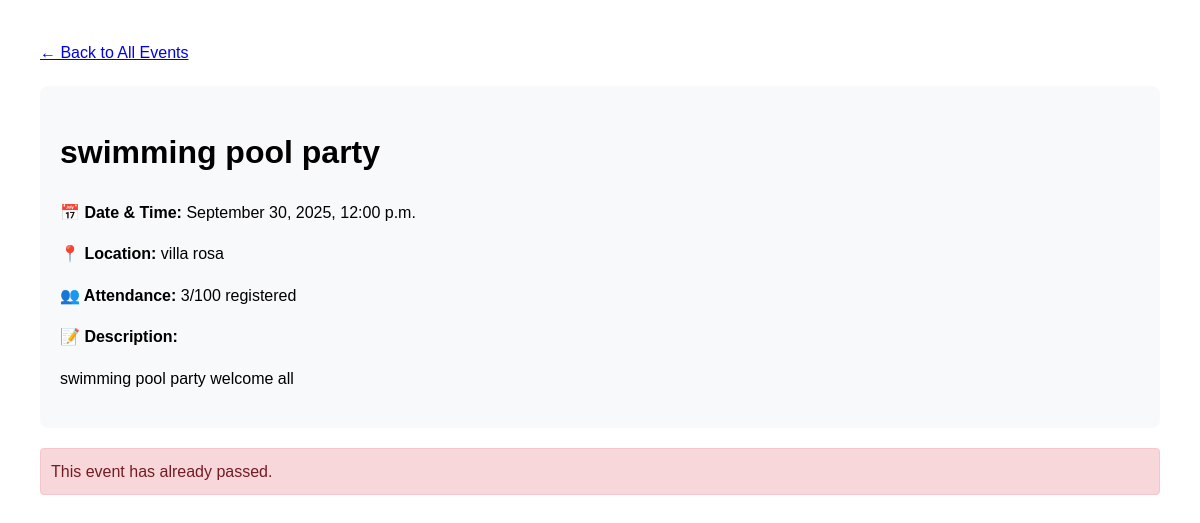
/event/2/, run on the app's committed database.
### events/models.py (models this page shows, shortened)
class Event(models.Model):
    title = models.CharField(max_length=200)
    description = models.TextField()
    date = models.DateTimeField()
    location = models.CharField(max_length=200)
    max_attendees = models.PositiveIntegerField(default=100)
    created_at = models.DateTimeField(auto_now_add=True)
    @property
    def is_upcoming(self):
        return self.date > timezone.now()
    @property
    def registered_count(self):
        return self.registrations.count()

### events/views.py (the view)
# urls.py: path('event/<int:event_id>/', views.event_detail, name='event_detail'),
def event_detail(request, event_id):
    event = get_object_or_404(Event, id=event_id)
    return render(request, 'events/event_detail.html', {'event': event})

### events/templates/events/event_detail.html (shortened to what this page needs)
<!DOCTYPE html>
<html>
<head>
</head>
<body>
    <a href="{% url 'home' %}">← Back to All Events</a>
    <div class="event-details">
        <h1>{{ event.title }}</h1>
        <p><strong>📅 Date & Time:</strong> {{ event.date|date:"F j, Y, g:i a" }}</p>
        <p><strong>📍 Location:</strong> {{ event.location }}</p>
        <p><strong>👥 Attendance:</strong> {{ event.registered_count }}/{{ event.max_attendees }} registered</p>
        <p><strong>📝 Description:</strong></p>
        <p>{{ event.description|linebreaks }}</p>
    </div>
    {% if event.is_upcoming and event.registered_count < event.max_attendees %}
    <div class="registration-form">
        <h2>Register for this Event</h2>
        <form id="registrationForm">
            {% csrf_token %}
            <div class="form-group">
                <label for="name">Full Name:</label>
                <input type="text" id="name" name="name" required>
            </div>
            <div class="form-group">
                <label for="email">Email Address:</label>
                <input type="email" id="email" name="email" required>
            </div>
            <button type="submit">Register Now</button>
        </form>
        <div id="message"></div>
    </div>
    {% elif not event.is_upcoming %}
    <div class="message error">
        This event has already passed.
    </div>
    {% else %}
    <div class="message error">
        This event is full. Registration is closed.
    </div>
    {% endif %}
</body>
</html>

### events/templates/events/event_detail.html (style rules this page uses)
body { font-family: Arial, sans-serif; margin: 40px; line-height: 1.6; }
.event-details { background: #f8f9fa; padding: 20px; border-radius: 8px; margin: 20px 0; }
.message { padding: 10px; margin: 10px 0; border-radius: 4px; }
.error { background: #f8d7da; color: #721c24; border: 1px solid #f5c6cb; }

### data on the page
Event: title "swimming pool party", date "September 30, 2025, 12:00 p.m.", location "villa rosa", registered_count "3", max_attendees "100", description "swimming pool party welcome all"
